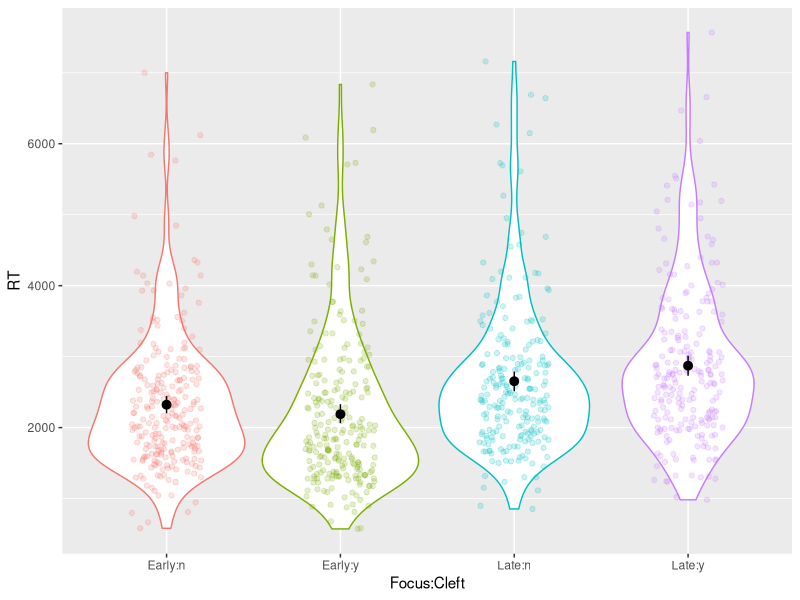
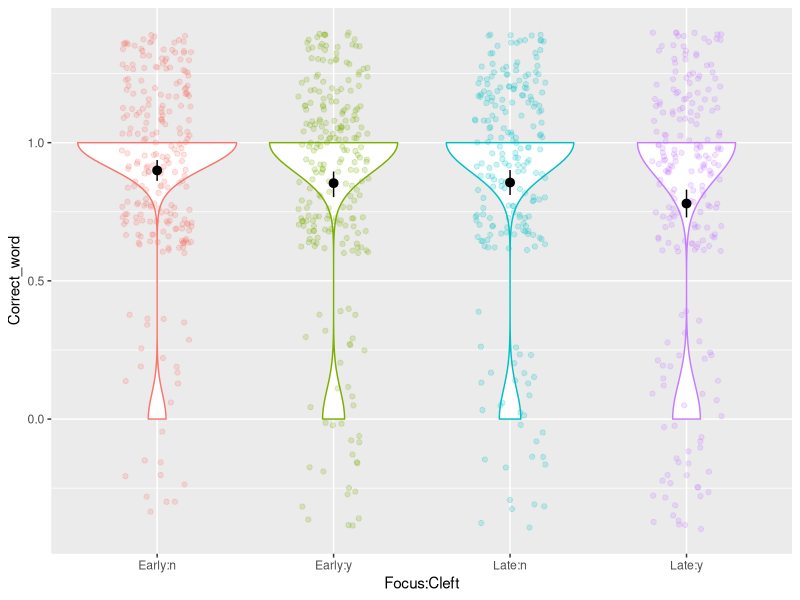

These figures' R source, in order: (Note: this script raises an error after producing the figures.)
library(lme4)
library(lmerTest)
library(fitdistrplus)
library(emmeans)
library(tidyverse)

# read in the data
data <- read_csv("Mariesdata2.csv")

# tidy and wrangel the data to get it in the correct format
tidy_data <- data %>% 
          select(Participant, Item, type, 
          Focus, Cleft, YNResp.corr_raw, YNResp.rt_raw, changeResponse.corr_raw) %>%
          filter(type != "filler") %>% 
          select(-type)

colnames(tidy_data) <- c("Participant", "Item", "Focus", "Cleft", 
                         "Response", "RT", "Correct_word")

tidy_data[tidy_data$Focus == "y",]$Focus <- "Early"
tidy_data[tidy_data$Focus == "n",]$Focus <- "Late"

tidy_data$Focus <- as.factor(tidy_data$Focus)
tidy_data$Cleft <- as.factor(tidy_data$Cleft)
tidy_data$Participant <- as.factor(tidy_data$Participant)
tidy_data$Item <- as.factor(tidy_data$Item)

# set up contrasts for the two factors
my_contrasts <- matrix(c(.5, -.5))

contrasts(tidy_data$Focus) <- my_contrasts
contrasts(tidy_data$Cleft) <- my_contrasts

# convert RT variable to milliseconds
tidy_data$RT <- tidy_data$RT * 1000

# generate summary data and visualise
# all responses
tidy_data %>% 
  group_by(Focus, Cleft) %>%
  summarise(mean(Response), sd(Response), mean(RT, na.rm = TRUE), sd(RT, na.rm = TRUE))

# only when response is correct
tidy_data %>% 
  filter(Response == "1") %>%
  group_by(Focus, Cleft) %>%
  summarise(mean(Response), sd(Response), mean(RT, na.rm = TRUE), sd(RT, na.rm = TRUE))

# RT data when response is correct
tidy_data %>% filter(Response == "1") %>%
  ggplot(aes(x = Focus:Cleft, y = RT, colour = Focus:Cleft)) +
  geom_violin() +
  geom_jitter(width = .2, alpha = .2) +
  stat_summary(fun.data = "mean_cl_boot", colour = "black") +
  guides(colour = FALSE) 

# build binomial model on response data
model <- glmer(Response ~ Focus * Cleft + (1 | Participant) +
  (1 | Item), data = tidy_data, family = "binomial")
summary(model)

# binomial model on typed response data when people get it correct
corr_data <- tidy_data %>% filter(Response == "1")
model <- glmer(Correct_word ~ Focus * Cleft + (1 | Participant) +
                 (1 | Item), data = corr_data, family = "binomial")
summary(model)
emmeans(model, pairwise ~ Focus)
emmeans(model, pairwise ~ Cleft)

corr_data %>% 
  filter(Response == "1") %>%
  group_by(Focus, Cleft) %>%
  summarise(mean(Correct_word))

corr_data %>% filter(Response == "1") %>%
  ggplot(aes(x = Focus:Cleft, y = Correct_word, colour = Focus:Cleft)) +
  geom_violin() +
  geom_jitter(width = .2, alpha = .2) +
  stat_summary(fun.data = "mean_cl_boot", colour = "black") +
  guides(colour = FALSE) 

# main effect of focus - let's look at the descriptives
tidy_data %>% 
  group_by(Focus) %>%
  summarise(mean(Response), mean(RT, na.rm = TRUE))

# RT analysis only when people get the response right - first with gaussian distribution
# to find a model that converges and isn't over-parameterised (as indicated by
# the singular fit error) we drop the interaction term from the item random
# effect
correct_only_data <- filter(tidy_data, Response == "1")
model <- lmer(RT ~ Focus * Cleft + (1 + Focus + Cleft | Participant) +
                (1 + Focus * Cleft | Item), data = correct_only_data)

summary(model)
qqline(residuals(model))

# distribution of residuals above doesn't look normal so now try fitting 
# assuming sampling from the Gamma distribution.
# The data look like they follow the Gamma distribution:
descdist(correct_only_data$RT)
model <- glmer(RT ~ Focus * Cleft + (1 | Participant) +
                (1 | Item), data = correct_only_data, family = "Gamma")

# Even the intercept only model above does not converge
# try log transforming and then building linear model
correct_only_data <- correct_only_data %>% 
  mutate(logRT = log(RT))

model <- lmer(logRT ~ Focus * Cleft + (1 + Focus + Cleft | Participant) +
                (1 + Focus + Cleft | Item), data = correct_only_data)
summary(model)
qqnorm(residuals(model))
qqline(residuals(model))

emmeans(model, pairwise ~ Focus * Cleft)

# RT analysis regarldess of whether people get the response correct
all_data <- tidy_data %>% 
  mutate(logRT = log(RT))
model <- lmer(logRT ~ Focus * Cleft + (1 + Focus | Participant) +
                (1 + Focus | Item), data = all_data)

summary(model)
qqnorm(residuals(model))
qqline(residuals(model))

emmeans(model, pairwise ~ Focus * Cleft)
  
# Plots speed vs accuracy
 tidy_data$Response <- as.factor((tidy_data$Response))

tidy_data %>% 
  ggplot(aes(x = Focus:Cleft, y = RT, colour = Response)) +
  geom_jitter(width = .2, alpha = .8, size = .5) +
  guides(colour = FALSE) + 
  scale_colour_hue(h = c(0, 360))

tidy_data %>% 
  ggplot(aes(x = Focus:Cleft:Response, y = RT, colour = Response)) +
  geom_jitter(width = .2, alpha = .8, size = .5) +
  guides(colour = FALSE) + 
  scale_colour_hue(h = c(0, 360)) +
  stat_summary(fun.data = "mean_cl_boot", colour = "black")
